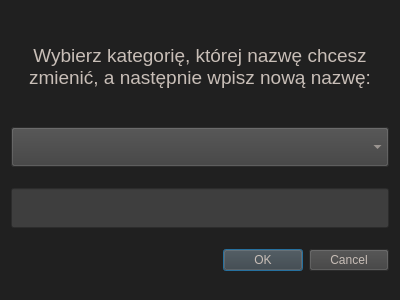
<?xml version="1.0" encoding="UTF-8"?>
<ui version="4.0">
 <class>change_category_name_dialog</class>
 <widget class="QDialog" name="change_category_name_dialog">
  <property name="geometry">
   <rect>
    <x>0</x>
    <y>0</y>
    <width>400</width>
    <height>300</height>
   </rect>
  </property>
  <property name="windowTitle">
   <string>Dialog</string>
  </property>
  <property name="styleSheet">
   <string notr="true">QDialog { background-color: #202020 }

QLabel { color: #c8beb7 }

QLineEdit { 
	color: #c8beb7;
	background-color: #3e3e3e
}

QComboBox {
	color: #c8beb7;
	background-color: #3e3e3e
}

QComboBox QAbstractItemView {	/* zmiana kolorów listy rozwijanej */
	background-color: #202020;
	color: #c8beb7;
}

QDialogButtonBox QPushButton {
	background-color: #3e3e3e;
	color: #c8beb7
}</string>
  </property>
  <layout class="QGridLayout" name="gridLayout">
   <item row="3" column="0">
    <widget class="QLineEdit" name="change_category_line_edit">
     <property name="minimumSize">
      <size>
       <width>0</width>
       <height>40</height>
      </size>
     </property>
    </widget>
   </item>
   <item row="4" column="0">
    <widget class="QDialogButtonBox" name="buttonBox">
     <property name="orientation">
      <enum>Qt::Horizontal</enum>
     </property>
     <property name="standardButtons">
      <set>QDialogButtonBox::Cancel|QDialogButtonBox::Ok</set>
     </property>
    </widget>
   </item>
   <item row="2" column="0">
    <widget class="QComboBox" name="change_category_combobox">
     <property name="sizePolicy">
      <sizepolicy hsizetype="Expanding" vsizetype="Fixed">
       <horstretch>0</horstretch>
       <verstretch>0</verstretch>
      </sizepolicy>
     </property>
     <property name="minimumSize">
      <size>
       <width>0</width>
       <height>40</height>
      </size>
     </property>
    </widget>
   </item>
   <item row="0" column="0">
    <widget class="QLabel" name="label">
     <property name="sizePolicy">
      <sizepolicy hsizetype="Preferred" vsizetype="Fixed">
       <horstretch>0</horstretch>
       <verstretch>0</verstretch>
      </sizepolicy>
     </property>
     <property name="minimumSize">
      <size>
       <width>0</width>
       <height>80</height>
      </size>
     </property>
     <property name="font">
      <font>
       <pointsize>14</pointsize>
      </font>
     </property>
     <property name="text">
      <string>Wybierz kategorię, której nazwę chcesz zmienić, a następnie wpisz nową nazwę:</string>
     </property>
     <property name="alignment">
      <set>Qt::AlignCenter</set>
     </property>
     <property name="wordWrap">
      <bool>true</bool>
     </property>
    </widget>
   </item>
  </layout>
 </widget>
 <resources/>
 <connections>
  <connection>
   <sender>buttonBox</sender>
   <signal>accepted()</signal>
   <receiver>change_category_name_dialog</receiver>
   <slot>accept()</slot>
   <hints>
    <hint type="sourcelabel">
     <x>248</x>
     <y>254</y>
    </hint>
    <hint type="destinationlabel">
     <x>157</x>
     <y>274</y>
    </hint>
   </hints>
  </connection>
  <connection>
   <sender>buttonBox</sender>
   <signal>rejected()</signal>
   <receiver>change_category_name_dialog</receiver>
   <slot>reject()</slot>
   <hints>
    <hint type="sourcelabel">
     <x>316</x>
     <y>260</y>
    </hint>
    <hint type="destinationlabel">
     <x>286</x>
     <y>274</y>
    </hint>
   </hints>
  </connection>
 </connections>
</ui>
